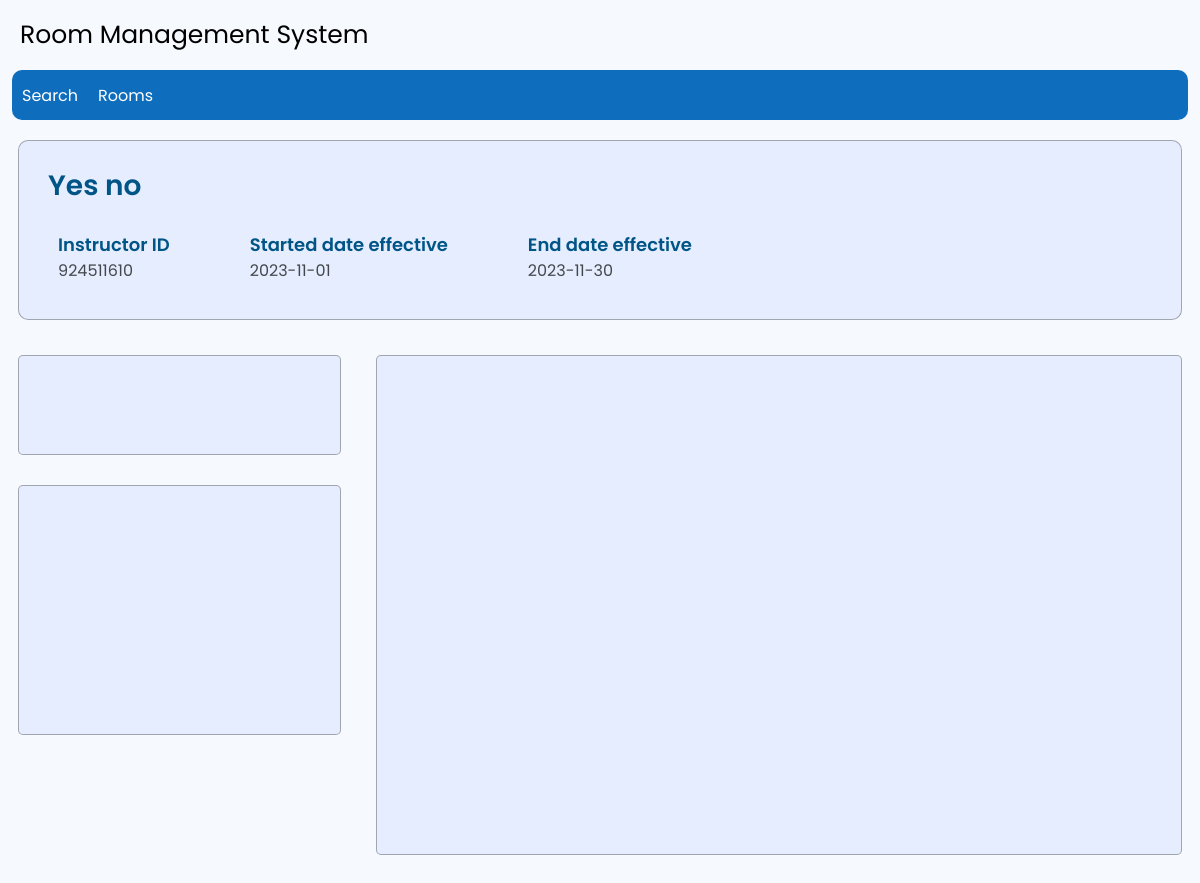
Page /Instructor/instructorProfile.php?id=924511610 on the earlier database version.
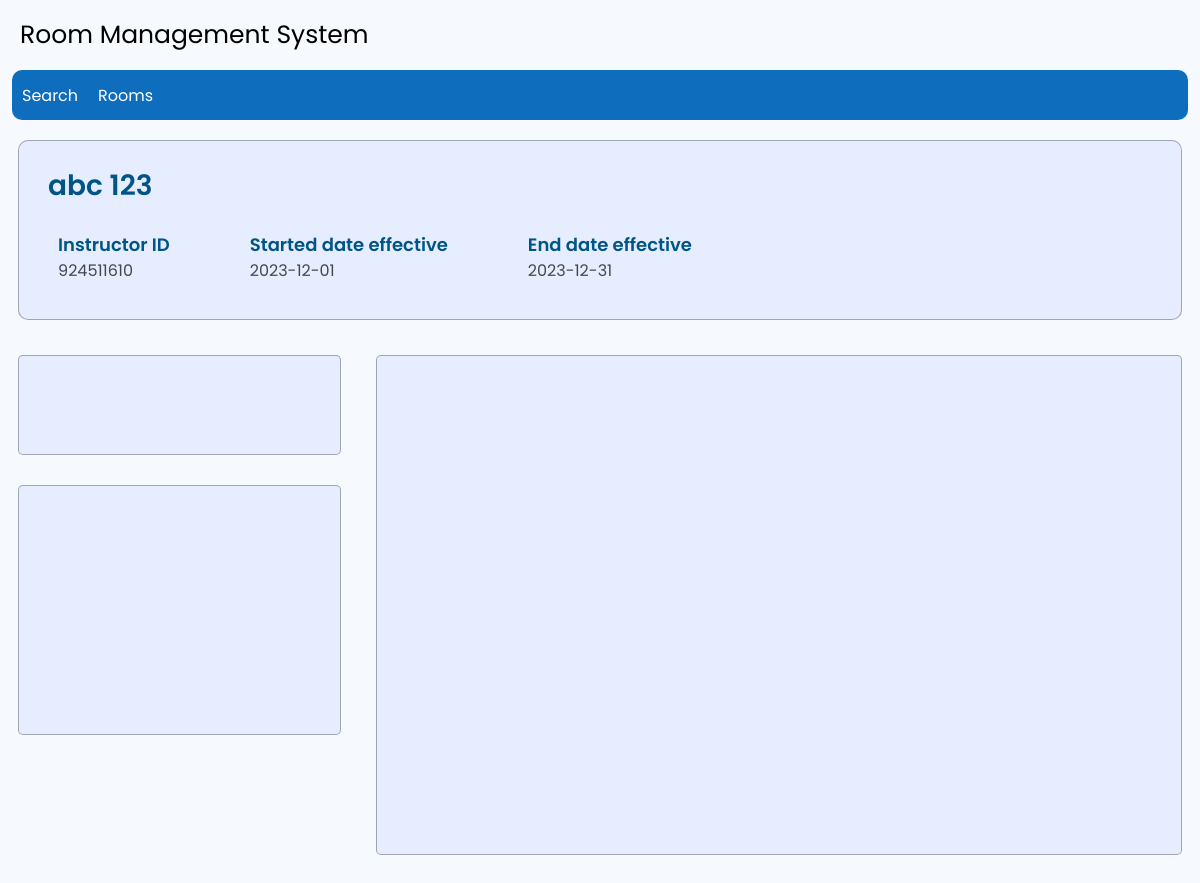
Same page on the later database version.
### tables this page shows
CREATE TABLE `instructor` (
  `instructor_id` int(10) NOT NULL,
  `subjects` varchar(11) NOT NULL,
  `firstname` varchar(20) NOT NULL,
  `lastname` varchar(20) NOT NULL
);

CREATE TABLE `instructor_startend_date` (
  `instructorDate_id` int(11) NOT NULL,
  `startDate` date NOT NULL,
  `endDate` date NOT NULL
);

### Instructor/instructorProfile.php (the view, shortened to what this page needs)
<?php
 include("../connections/connection.php");
if(isset($_GET["id"]) && !empty(trim($_GET["id"]))){
    $sql =
"SELECT
    instructor.instructor_id,
    instructor.firstname,
    instructor.lastname,
    instructor_startend_date.startDate,
    instructor_startend_date.endDate
FROM
    instructor
INNER JOIN
    instructor_startend_date
ON
    instructor.instructor_id = instructor_startend_date.instructorDate_id
WHERE
    instructor.instructor_id = ?";
    if($stmt = mysqli_prepare($connections, $sql)){
        mysqli_stmt_bind_param($stmt, "i", $param_id);
        if(mysqli_stmt_execute($stmt)){
            $result = mysqli_stmt_get_result($stmt);
            if(mysqli_num_rows($result) == 1){
                $row = mysqli_fetch_array($result, MYSQLI_ASSOC);
            } else{
                header("location: error.php");
                exit();
            }
        } else{
            echo "Oops! Something went wrong. Please try again later.";
        }
    }
} else{
    header("location: error.php");
    exit();
}
?>
<!DOCTYPE html>
<html lang="en">
<head>
    <link rel="stylesheet" type="text/css" href="instructorProfile.css">
</head>
<body>
    <div class="container">
        <div class="header">Room Management System</div>
                <nav>
                    <ul>
                        <li><a href="../index.php">Search</a></li>
                        <li><a href="../rooms/roomDashboard.php">Rooms</a></li>
                    </ul>
                </nav>
            <div class="profile">
               <div class="name-box">
                   <span class="name-title"><?php echo $row["firstname"];echo " " ;echo $row["lastname"]; ?></span>
               </div>
               <div class="profile-info">
                   <div class="info-box">
                        <div class="details">
                            <label>Instructor ID</label>
                            <?php echo $row["instructor_id"]; ?>
                        </div>
                        <div class="details">
                            <label>Started date effective</label>
                            <?php echo $row["startDate"]; ?>
                        </div>
                        <div class="details">
                            <label>End date effective</label>
                            <?php echo $row["endDate"]; ?>
                        </div>
                   </div>
               </div>
            </div>
            <div class="content">
                <div class="left">
                    <div class="upper-left">
                    </div>
                    <div class="subject-list">
                    </div>
                </div>
                <div class="right">
                    <div class="table-box">
                    </div>
                </div>
            </div>
    </div>
</body>
</html>

### Instructor/instructorProfile.css (style rules this page uses)
:root { --blue:#0e6dbd; --dark-blue:#005586; }
* { padding: 0; margin: 0; box-sizing: border-box; text-decoration: none; list-style: none; font-family: 'Poppins', sans-serif; }
body { background: rgb(190, 210, 254, .13); }
.container { max-width: 1900px; width: 100%; height: auto; margin: 0 auto; }
.header { height: 70px; width: 100%; display: flex; align-items: center; padding-left: 20px; font-size: 25px; }
nav { width: 98%; height: 50px; background: var(--blue); margin: 0 auto; border-radius: 10px; color: white; }
nav ul { width: 100%; height: 100%; display: flex; align-items: center; }
nav ul li { margin: 10px; }
nav ul li a { color: white; }
.profile { margin: 20px auto; width: 97%; height: 180px; border: 1px solid rgb(0,0,0,.3); border-radius: 10px; background: rgb(190, 210, 254, .3); }
.content { width: 97%; height: auto; margin:20px auto; display: flex; }
.left { width: 30%; height: auto; }
.upper-left { width: 100%; margin: 15px 0; height: 100px; border-radius: 5px; border: 1px solid rgb(0,0,0,.3); background: rgb(190, 210, 254, .3); }
.subject-list { width: 100%; margin: 30px 0; height: 250px; border-radius: 5px; border: 1px solid rgb(0,0,0,.3); background: rgb(190, 210, 254, .3); }
.right { width: 75%; height: auto; margin-left: 3%; }
.table-box { width: 100%; margin: 15px auto; height: 500px; border-radius: 5px; border: 1px solid rgb(0,0,0,.3); background: rgb(190, 210, 254, .3); }
.name-box { width: 95%; height: 50px; margin: 20px auto; display: flex; align-items: center; color: var(--dark-blue); font-size: 28px; font-weight: 600; }
.profile-info { width: 95%; height: 50px; margin: 20px auto; display: flex; align-items: center; }
.info-box { height: 100%; margin: 0 10px; display: flex; }
.details { display: grid; color: rgb(0,0,0,.7); margin-right: 80px; }
.details label { font-weight: 600; font-size: 18px; color: var(--dark-blue); }

Differences in the rows shown:
changed instructor id 924511610: firstname "Yes" → "abc"; lastname "no" → "123"; instructor_startend_date.startDate "2023-11-01" → "2023-12-01"; instructor_startend_date.endDate "2023-11-30" → "2023-12-31"
